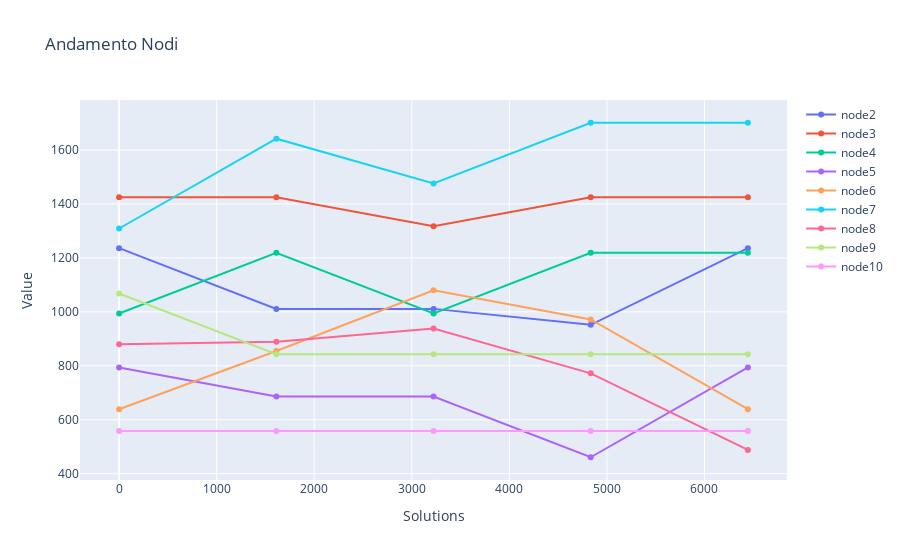

The cell this chart's notebook holds for it:
### Code cell
fig = go.Figure()
for i in range(2, 11):
    node = "node" + str(i)
    fig.add_trace(go.Scatter(x=df_cut.index, y=df_cut[node], mode='lines+markers', name=node))

fig.update_layout(title='Andamento Nodi', xaxis_title='Solutions', yaxis_title='Value')
fig.show()

### Figure 1 — Plotly figure (JSON) as saved in the notebook; plotly's stock layout.template omitted (floating-point values rounded to 4 significant figures)
{"data": [{"mode": "lines+markers", "name": "node2", "type": "scatter", "x": [0, 1612, 3223, 4834, 6445], "y": [1236, 1011, 1011, 952, 1236]}, {"mode": "lines+markers", "name": "node3", "type": "scatter", "x": [0, 1612, 3223, 4834, 6445], "y": [1425, 1425, 1317, 1425, 1425]}, {"mode": "lines+markers", "name": "node4", "type": "scatter", "x": [0, 1612, 3223, 4834, 6445], "y": [994, 1219, 994, 1219, 1219]}, {"mode": "lines+markers", "name": "node5", "type": "scatter", "x": [0, 1612, 3223, 4834, 6445], "y": [794, 686, 686, 461, 794]}, {"mode": "lines+markers", "name": "node6", "type": "scatter", "x": [0, 1612, 3223, 4834, 6445], "y": [639, 855, 1080, 972, 639]}, {"mode": "lines+markers", "name": "node7", "type": "scatter", "x": [0, 1612, 3223, 4834, 6445], "y": [1309, 1642, 1476, 1701, 1701]}, {"mode": "lines+markers", "name": "node8", "type": "scatter", "x": [0, 1612, 3223, 4834, 6445], "y": [880, 889, 938, 772, 488]}, {"mode": "lines+markers", "name": "node9", "type": "scatter", "x": [0, 1612, 3223, 4834, 6445], "y": [1068, 843, 843, 843, 843]}, {"mode": "lines+markers", "name": "node10", "type": "scatter", "x": [0, 1612, 3223, 4834, 6445], "y": [558, 558, 558, 558, 558]}], "layout": {"title": {"text": "Andamento Nodi"}, "xaxis": {"title": {"text": "Solutions"}}, "yaxis": {"title": {"text": "Value"}}}}
